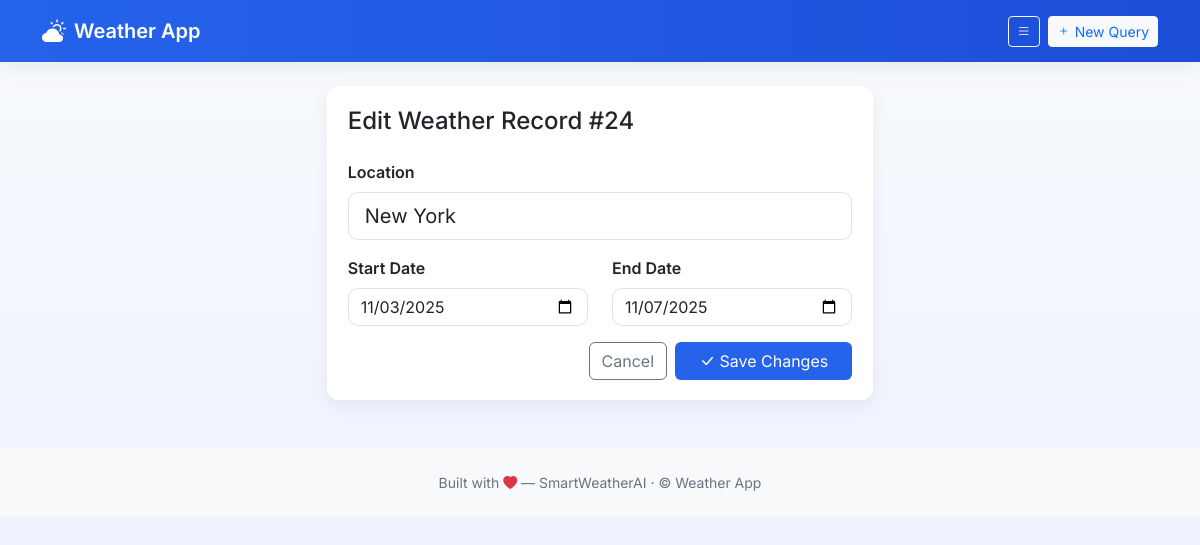
/edit/24, run on the app's committed database.
### models.py (models this page shows, shortened)
class WeatherRequest(db.Model):
    __tablename__ = "weather_requests"
    id = db.Column(db.Integer, primary_key=True)
    user_input = db.Column(db.String(256), nullable=False)
    resolved_name = db.Column(db.String(256))
    lat = db.Column(db.Float)
    lon = db.Column(db.Float)
    start_date = db.Column(db.String(20))
    end_date = db.Column(db.String(20))
    weather_json = db.Column(db.Text)
    created_at = db.Column(db.DateTime, default=datetime.utcnow)
    ai_summary = db.Column(db.Text)

### app.py (the view, shortened to what this page needs)
@app.route("/edit/<int:id>", methods=["GET","POST"])
def edit(id):
    rec = WeatherRequest.query.get_or_404(id)
    return render_template("edit.html", rec=rec)

### templates/edit.html
{% extends "base.html" %}
{% block content %}
<div class="row justify-content-center">
    <div class="col-md-8 col-lg-6">
        <div class="card shadow-sm">
            <div class="card-body">
                <h4 class="card-title mb-4">Edit Weather Record #{{ rec.id }}</h4>
                <form method="post">
                    <div class="mb-3">
                        <label class="form-label fw-semibold">Location</label>
                        <input class="form-control form-control-lg" name="location" value="{{ rec.user_input }}">
                    </div>
                    <div class="row">
                        <div class="col-md-6">
                            <div class="mb-3">
                                <label class="form-label fw-semibold">Start Date</label>
                                <input class="form-control" type="date" name="start_date" value="{{ rec.start_date }}">
                            </div>
                        </div>
                        <div class="col-md-6">
                            <div class="mb-3">
                                <label class="form-label fw-semibold">End Date</label>
                                <input class="form-control" type="date" name="end_date" value="{{ rec.end_date }}">
                            </div>
                        </div>
                    </div>
                    <div class="d-grid gap-2 d-md-flex justify-content-md-end">
                        <a class="btn btn-outline-secondary" href="{{ url_for('view', id=rec.id) }}">Cancel</a>
                        <button class="btn btn-primary px-4" type="submit">
                            <i class="bi bi-check-lg"></i> Save Changes
                        </button>
                    </div>
                </form>
            </div>
        </div>
    </div>
</div>
{% endblock %}

### static/styles.css (style rules this page uses)
:root { --brand-500: #2563eb; --brand-600: #1d4ed8; --muted: #6b7280; --surface: #ffffff; --glass: rgba(255, 255, 255, 0.6); }
body { font-family: 'Inter', system-ui, -apple-system, 'Segoe UI', Roboto, 'Helvetica Neue', Arial; background: linear-gradient(180deg, #f8fafc 0%, #eef2ff 100%); padding-bottom: 60px; color: #0f172a; }
.card { border: none; border-radius: 12px; }
.card .card-body { padding: 1.3rem; }
h1, h2, h3, h4 { color: #0b1220; }
.btn-primary { background: var(--brand-500); border: none; }
.form-control { border-radius: 10px; box-shadow: none; }
.shadow-sm { box-shadow: 0 6px 18px rgba(2, 6, 23, 0.06) !important; }

### data on the page
WeatherRequest: id "24", location "New York", start_date "11/03/2025", end_date "11/07/2025"

### other printed values
{{ config.get('APP_NAME',
            'Weather App') }} "Weather App"
